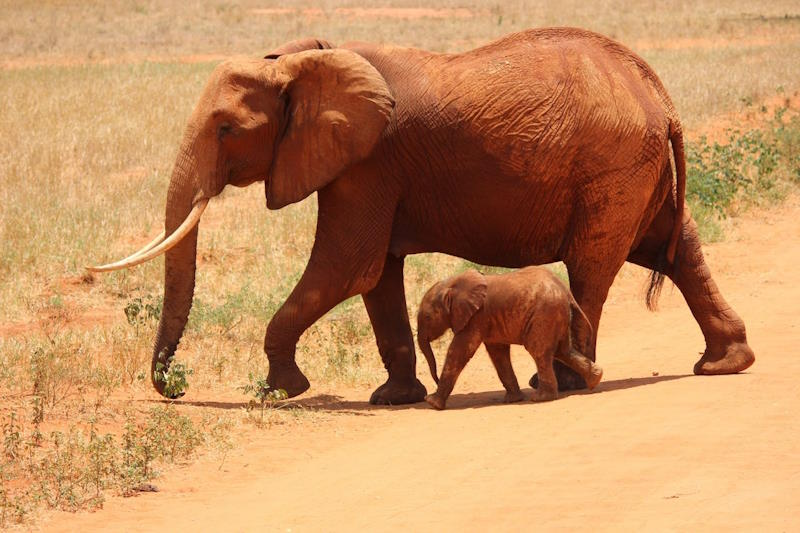
#> input picture Assignments/assignment4/ImageProcess/imgs/elephant.jpg, 800 x 533 px, found by its file name
$ python 13.threshold.py
#> lines starting #> are read from the running program, lines starting #| are printed output that depends on the picture; after the words box and inside, x2 and y2 are one past the last pixel; in counts of white or black regions, pixels touching at a corner belong together
import os
import cv2

image_path = os.path.join ('..', 'data', 'elephant.jpg')
img = cv2.imread (image_path)
#> img is the input picture: shape (533, 800, 3); mean B, G, R 95.8, 141.7, 195.3

img_gray = cv2.cvtColor (img, cv2.COLOR_BGR2GRAY)
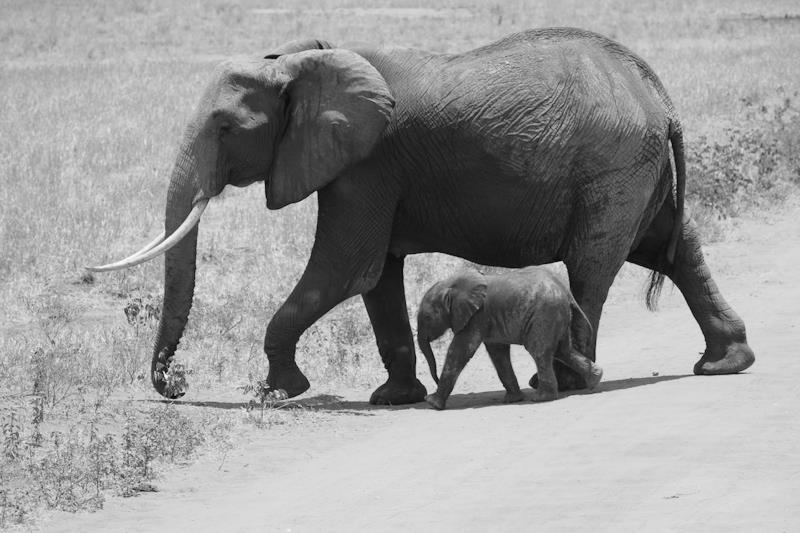
#> img_gray: shape (533, 800); min 4, max 251, mean 152.5
# Global threshold
ret, thresh = cv2.threshold (img_gray, 90, 255, cv2.THRESH_BINARY)
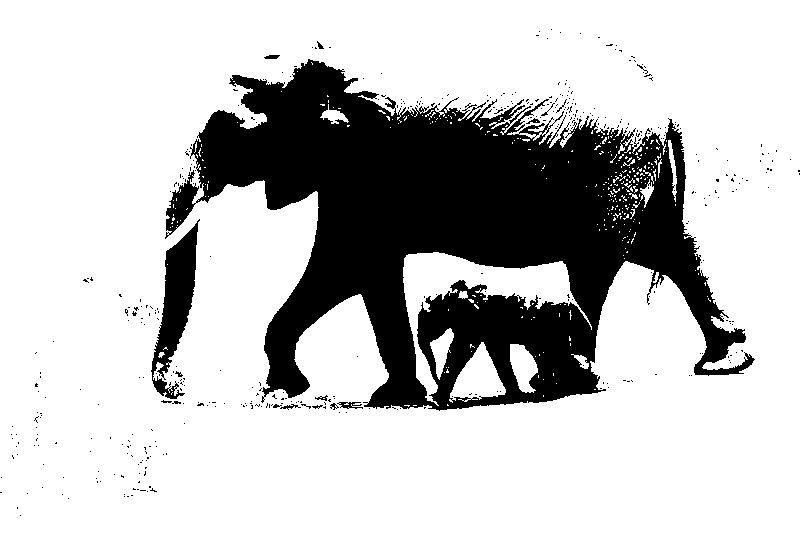
#> thresh: shape (533, 800); 76.1% white; 435 black regions (420 under 20 px), largest, box (x1, y1, x2, y2) and area: (165, 59, 755, 411) 96922, (151, 219, 200, 399) 3713, (337, 402, 363, 409) 98

# Could be used in image segmentation and detection!!!
gray_thresh = cv2.blur (thresh, (10, 10))
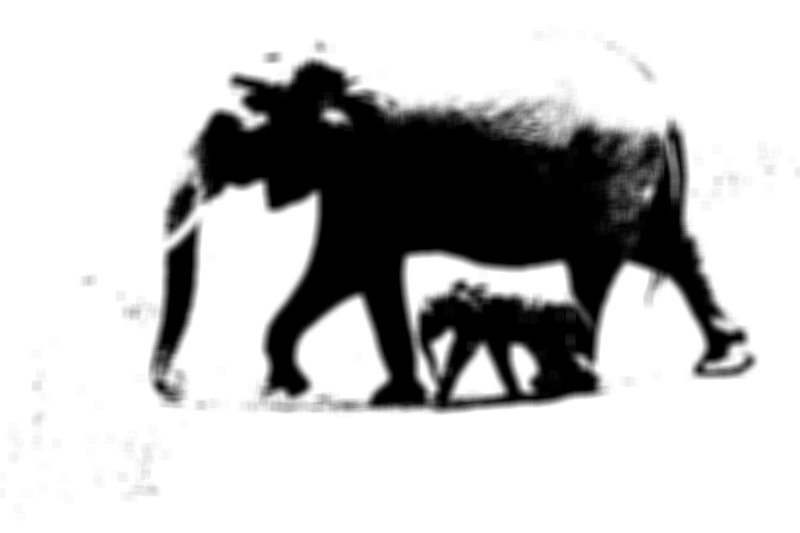
#> gray_thresh: shape (533, 800); min 0, max 255, mean 193.9
ret, final_thresh = cv2.threshold (gray_thresh, 80, 255, cv2.THRESH_BINARY)
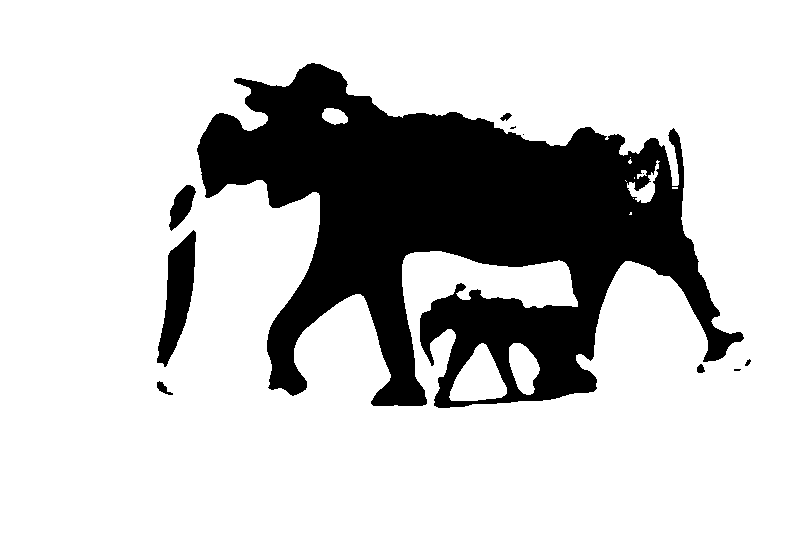
#> final_thresh: shape (533, 800); 78.4% white; 11 black regions (4 under 20 px), largest, box (x1, y1, x2, y2) and area: (197, 63, 744, 408) 88606, (157, 230, 196, 367) 2775, (169, 185, 196, 231) 664

# Visualization
cv2.imshow ("Image", img)
cv2.imshow ("Grayed Image!", img_gray)
cv2.imshow ("Threshold applied", thresh)
cv2.imshow ("Doing it all over again ...", final_thresh)
cv2.waitKey (0)

cv2.destroyAllWindows ()
